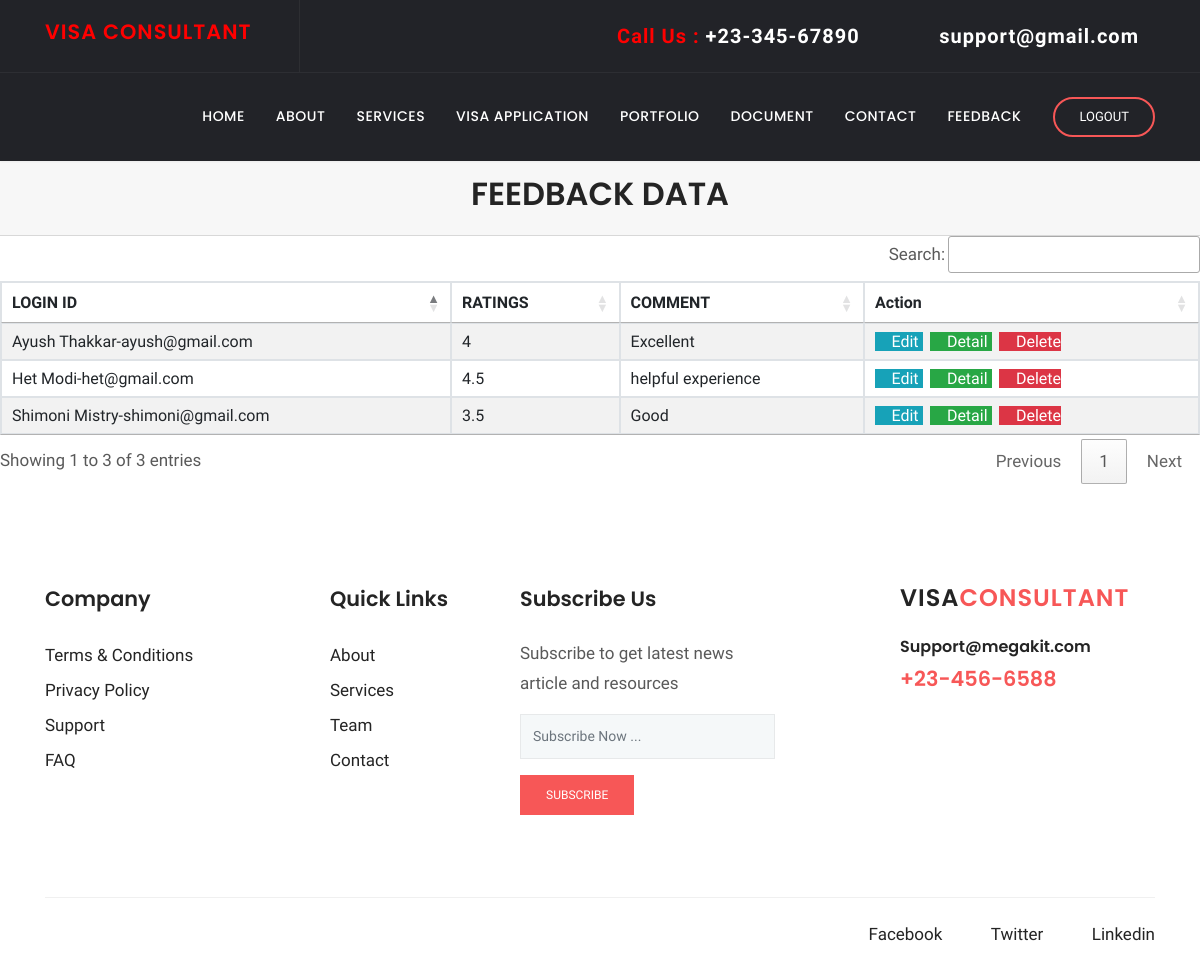
Page /Feedback/view/ on the committed database.
### Feedback/models.py (models this page shows, shortened)
class feedback(models.Model):
    client=models.ForeignKey(user,on_delete=models.CASCADE, related_name='feedback', null=True, blank=True)
    choice1=(
        ('1','1'),
        ('1.5','1.5'),
        ('2', '2'),
        ('2.5', '2.5'),
        ('3', '3'),
        ('3.5', '3.5'),
        ('4', '4'),
        ('4.5', '4.5'),
        ('5', '5'),
    )
    RATINGS=models.CharField(max_length=25, choices=choice1, null=True, blank=True)
    COMMENT=models.CharField(max_length=25, null=True, blank=True)

### client/models.py (models this page shows, shortened)
class user(models.Model):
    EMAIL_ID=models.CharField(max_length=25, null=True, blank=True)
    PHONE_NO=models.IntegerField(null=True, blank=True)
    PASSWORD=models.CharField(max_length=25, null=True, blank=True)
    NAME=models.CharField(max_length=25, null=True, blank=True)
    choice1=(
        ('male','male'),
        ('female','female'),
        ('other','other')
    )
    GENDER=models.CharField(max_length=25,choices=choice1, null=True, blank=True)
    ADDRESS=models.TextField(max_length=25, null=True, blank=True)
    ROLE=models.IntegerField(null=True, blank=True)
    choice2=(
        ('ACTIVE','ACTIVE'),
        ('INACTIVE','INACTIVE')
    )
    STATUS=models.CharField(max_length=25,choices=choice2, null=True, blank=True)
    def __str__(self):
        return f"{self.NAME}-{self.EMAIL_ID}"

### Feedback/views.py (the view)
# urls.py: path('view/', ListFeedbackView.as_view(), name='feedback-view'),
class ListFeedbackView(ListView):
    model = feedback
    context_object_name = 'Feedback'
    template_name = 'Feedback/feedback_list.html'

### Feedback/templates/Feedback/feedback_list.html (shortened to what this page needs)
{% load static %}
{% block extra_css %}
      <link rel="stylesheet" href="{% static 'plugins/bootstrap/css/bootstrap.min.css' %}">
      <link rel="stylesheet" href="{% static 'plugins/themify/css/themify-icons.css' %}">
      <link rel="stylesheet" href="{% static 'plugins/fontawesome/css/all.css' %}">
      <link rel="stylesheet" href="{% static 'plugins/magnific-popup/dist/magnific-popup.css' %}">
      <link rel="stylesheet" href="{% static 'plugins/slick-carousel/slick/slick.css' %}">
      <link rel="stylesheet" href="{% static 'plugins/slick-carousel/slick/slick-theme.css' %}">
      <link rel="stylesheet" href="{% static 'css/style.css' %}">
<link rel="stylesheet" href="https://cdn.datatables.net/1.10.25/css/jquery.dataTables.min.css">
<link rel="stylesheet" href="https://cdn.datatables.net/buttons/1.7.1/css/buttons.dataTables.min.css">
<link rel="stylesheet" href="https://cdn.datatables.net/searchbuilder/1.1.0/css/searchBuilder.dataTables.min.css">
<link rel="stylesheet" href="https://cdn.datatables.net/datetime/1.1.0/css/dataTables.dateTime.min.css">
<link rel="stylesheet" href="https://cdn.datatables.net/1.10.25/css/jquery.dataTables.min.css">
<link rel="stylesheet" href="https://cdn.datatables.net/colreorder/1.5.4/css/colReorder.dataTables.min.css">
{% endblock %}
{% block body %}
<header class="navigation">
	<div class="header-top ">
		<div class="container">
			<div class="row justify-content-between align-items-center">
				<div class="col-lg-3 col-md-3">
					<div class="header-top-socials text-left text-lg-left text-md-left">
                        <div>
                          <a class="navbar-brand" href="{% url 'index' %}">
                            <span>
                                <h4 STYLE="color: red">VISA CONSULTANT</h4>
                            </span>
                          </a>
                        </div>
					</div>
				</div>
				<div class="col-lg-8 col-md-8 text-center text-lg-right text-md-right">
					<div class="header-top-info">
						<a href="tel:+23-345-67890" class="navbar-brand" style="color: red">Call Us : <span>+23-345-67890</span></a>
						<a href="mailto:support@gmail.com" class="navbar-brand" style="color: red"><i class="fa fa-envelope mr-2"></i><span>support@gmail.com</span></a>
					</div>
				</div>
			</div>
		</div>
	</div>
	<nav class="navbar navbar-expand-lg  py-4" id="navbar">
		<div class="container">
		  <div class="collapse navbar-collapse text-center" id="navbarsExample09">
			<ul class="navbar-nav ml-auto">
			  <li class="nav-item active">
				<a class="nav-link" href="{% url 'index' %}">Home <span class="sr-only">(current)</span></a>
			  </li>
			  <li class="nav-item dropdown">
					<a class="nav-link dropdown-toggle" href="{% url 'about' %}" id="dropdown03" data-toggle="dropdown" aria-haspopup="true" aria-expanded="false">About</a>
			  </li>
			   <li class="nav-item dropdown">
					<a class="nav-link dropdown-toggle" href="{% url 'service_form' %}" id="dropdown05" data-toggle="dropdown" aria-haspopup="true" aria-expanded="false">Services</a>
			  </li>
			   <li class="nav-item dropdown">
					<a class="nav-link dropdown-toggle" href="{% url 'visa_form' %}" id="dropdown05" data-toggle="dropdown" aria-haspopup="true" aria-expanded="false">Visa Application</a>
			  </li>
			   <li class="nav-item"><a class="nav-link" href="{% url 'project' %}">Portfolio</a></li>
			   <li class="nav-item dropdown">
					<a class="nav-link dropdown-toggle" href="{% url 'document_form' %}" id="dropdown05" data-toggle="dropdown" aria-haspopup="true" aria-expanded="false">Document</a>
			  </li>
			   <li class="nav-item"><a class="nav-link" href="{% url 'contact_form' %}">Contact</a></li>
			   <li class="nav-item"><a class="nav-link" href="{% url 'feedback_form' %}">Feedback</a></li>
			</ul>
			<form class="form-lg-inline my-2 my-md-0 ml-lg-4 text-center">
			  <a href="{% url 'logout' %}" class="btn btn-solid-border btn-round-full">Logout</a>
			</form>
		  </div>
		</div>
	</nav>
</header>
              <div class="card-header">
                  <h2 align="center"> FEEDBACK DATA </h2>
              </div>
                <table id="example1" class="table table-bordered table-striped" id="example1">
                  <thead>
                  <tr>
                      <th>LOGIN ID</th>
                      <th>RATINGS</th>
                      <th>COMMENT</th>
                      <th>Action</th>
                  </tr>
                  </thead>
                    <tbody>
                        {% for feedback in Feedback %}
                        <tr>
                            <td>{{ feedback.client }}</td>
                            <td>{{ feedback.RATINGS }}</td>
                            <td>{{ feedback.COMMENT }}</td>
                            <td>
                                <a href="{% url 'feedback-update'  feedback.id %}" class="btn-info" >
                                    <i class="fas fa-pencil-alt"></i> Edit
                                </a>
                                <a href="{% url 'feedback-detail'  feedback.id %}" class="btn-success">
                                    <i class="fas fa-file-invoice"></i> Detail
                                </a>
                                <a href="{% url 'feedback-delete'  feedback.id %}" class="btn-danger">
                                    <i class="fas fa-trash-alt"></i> Delete
                                </a>
                            </td>
                        </tr>
                    {% endfor %}
                  </tbody>
                </table>
<footer class="footer section">
	<div class="container">
		<div class="row">
			<div class="col-lg-3 col-md-6 col-sm-6">
				<div class="widget">
					<h4 class="text-capitalize mb-4">Company</h4>
					<ul class="list-unstyled footer-menu lh-35">
						<li><a href="#">Terms & Conditions</a></li>
						<li><a href="#">Privacy Policy</a></li>
						<li><a href="#">Support</a></li>
						<li><a href="#">FAQ</a></li>
					</ul>
				</div>
			</div>
			<div class="col-lg-2 col-md-6 col-sm-6">
				<div class="widget">
					<h4 class="text-capitalize mb-4">Quick Links</h4>
					<ul class="list-unstyled footer-menu lh-35">
						<li><a href="{% url 'about' %}">About</a></li>
						<li><a href="{% url 'service_form' %}">Services</a></li>
						<li><a href="{% url 'about' %}">Team</a></li>
						<li><a href="{% url 'contact_form' %}">Contact</a></li>
					</ul>
				</div>
			</div>
			<div class="col-lg-3 col-md-6 col-sm-6">
				<div class="widget">
					<h4 class="text-capitalize mb-4">Subscribe Us</h4>
					<p>Subscribe to get latest news article and resources  </p>
					<form action="#" class="sub-form">
						<input type="text" class="form-control mb-3" placeholder="Subscribe Now ...">
						<a href="#" class="btn btn-main btn-small">subscribe</a>
					</form>
				</div>
			</div>
			<div class="col-lg-3 ml-auto col-sm-6">
				<div class="widget">
					<div class="logo mb-4">
						<h3>VISA<span>CONSULTANT</span></h3>
					</div>
					<h6><a href="tel:+23-345-67890" >Support@megakit.com</a></h6>
					<a href="mailto:support@gmail.com"><span class="text-color h4">+23-456-6588</span></a>
				</div>
			</div>
		</div>
		<div class="footer-btm pt-4">
			<div class="row">
				<div class="col-lg-6">
				</div>
				<div class="col-lg-6 text-left text-lg-right">
					<ul class="list-inline footer-socials">
						<li class="list-inline-item"><a href="https://www.facebook.com/saleducationsal/"><i class="ti-facebook mr-2"></i>Facebook</a></li>
						<li class="list-inline-item"><a href="https://mobile.twitter.com/salcampus"><i class="ti-twitter mr-2"></i>Twitter</a></li>
						<li class="list-inline-item"><a href="https://www.linkedin.com/school/sal-college-of-engineering-113-/"><i class="ti-linkedin mr-2 "></i>Linkedin</a></li>
					</ul>
				</div>
			</div>
		</div>
	</div>
</footer>
{% endblock %}

### client/static/css/style.css (style rules this page uses)
h1, .h1, h2, .h2, h3, .h3, h4, .h4, h5, .h5, h6, .h6 { font-family: "Poppins", sans-serif; font-weight: 600; color: #242424; }
h2, .h2 { font-size: 2rem; font-weight: 600; line-height: 42px; }
h3, .h3 { font-size: 1.5rem; }
h4, .h4 { font-size: 1.3rem; line-height: 30px; }
h6, .h6 { font-size: 1rem; }
p { line-height: 30px; }
input[type="email"], input[type="password"], input[type="text"], input[type="tel"] { box-shadow: none; height: 45px; outline: none; font-size: 14px; }
.form-control { box-shadow: none; border-radius: 0; }
.btn { display: inline-block; font-size: 14px; font-size: 0.8125rem; font-weight: 400; padding: 1rem 2.5rem; text-transform: uppercase; border-radius: 0; transition: all 0.2s ease; }
.btn-main, .btn-transparent, .btn-small { background: #f75757; color: #fff; transition: all 0.2s ease; }
.btn-solid-border { border: 2px solid #f75757; background: transparent; color: #242424; }
.btn-small { padding: 10px 25px; font-size: 12px; }
.btn-round-full { border-radius: 50px; }
.section { padding: 100px 0; }
.text-color { color: #f75757; }
a { color: #242424; text-decoration: none; }
#navbar { background: #222328; box-shadow: 0 1px 2px rgba(0, 0, 0, 0.05); }
#navbar li { padding-left: 15px; }
#navbar .nav-link { font-family: "Poppins", sans-serif; font-weight: 500; color: #fff; text-transform: uppercase; font-size: 14px; letter-spacing: .5px; transition: all .25s ease; }
#navbar .btn { padding: .5rem 1.5rem; color: #fff; }
.header-top { background: #222328; color: #919194; border-bottom: 1px solid rgba(255, 255, 255, 0.05); }
.header-top .header-top-socials { border-right: 1px solid rgba(255, 255, 255, 0.05); padding: 12px 0px; }
.header-top .header-top-socials a { color: #919194; margin-right: 15px; font-size: 16px; }
.header-top .header-top-info { color: #919194; font-size: 16px; }
.header-top .header-top-info a span { color: #fff; }
.header-top .header-top-info a { margin-left: 35px; color: #919194; }
.navbar-brand { color: #fff; font-weight: 600; letter-spacing: 1px; }
.navbar-brand span { color: #f75757; }
.dropdown-toggle::after { display: none; }
.widget { margin-bottom: 30px; padding-bottom: 35px; }
.footer { padding-bottom: 10px; }
.lh-35 { line-height: 35px; }
.logo { color: #242424; font-weight: 600; letter-spacing: 1px; }
.logo span { color: #f75757; }
.sub-form { position: relative; }
.sub-form .form-control { border: 1px solid rgba(0, 0, 0, 0.06); background: #f5f8f9; }
.footer-btm { border-top: 1px solid rgba(0, 0, 0, 0.06); }
.footer-socials li a { margin-left: 15px; }

### rows in the picture
feedback: client "Het Modi-het@gmail.com", RATINGS "4.5", COMMENT "helpful experience"
feedback: client "Ayush Thakkar-ayush@gmail.com", RATINGS "4", COMMENT "Excellent"
feedback: client "Shimoni Mistry-shimoni@gmail.com", RATINGS "3.5", COMMENT "Good"
